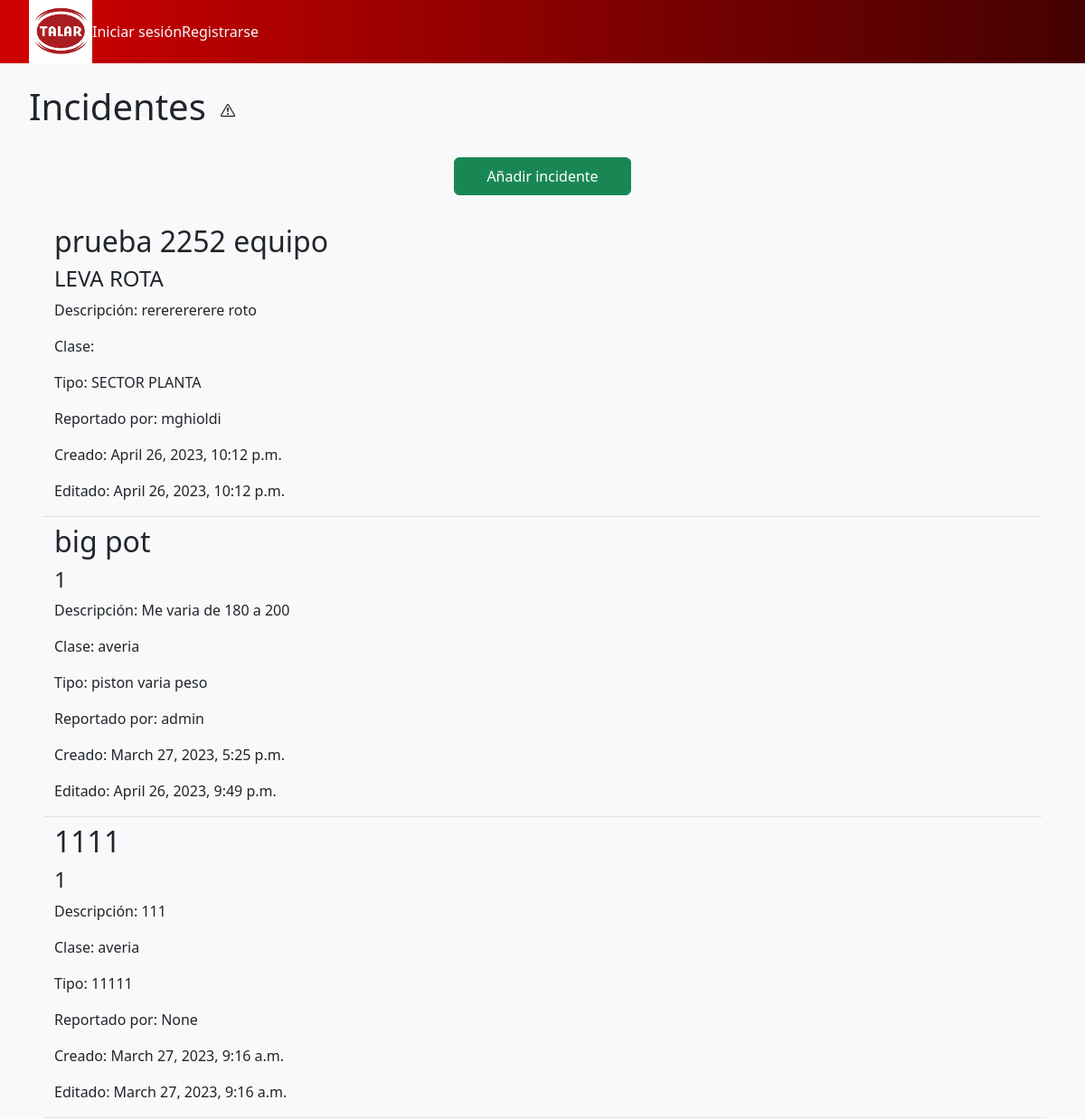
Before: /reportes/ (upper part) with the older database file.
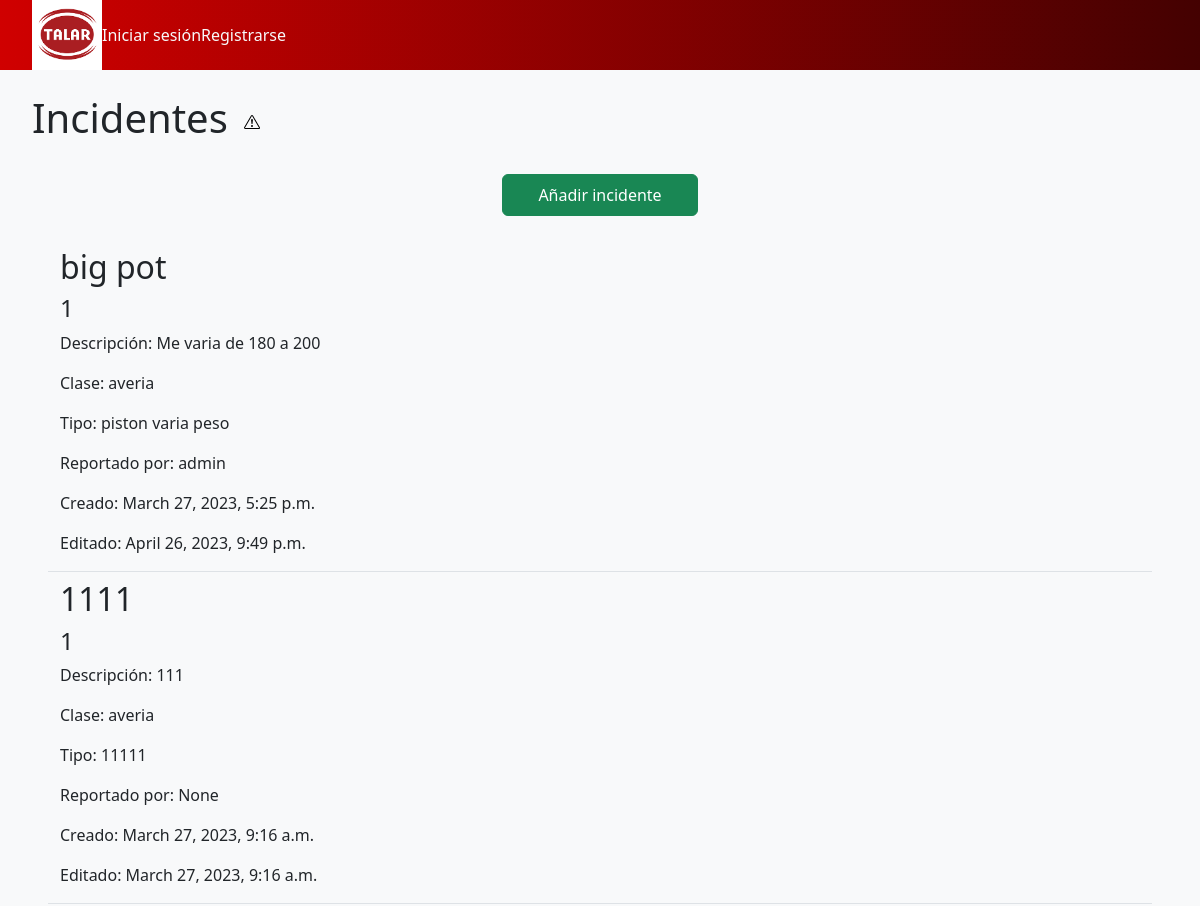
After: the same page with the newer database file.
### base/models.py (models this page shows, shortened)
class Reporte(models.Model):
    updated = models.DateTimeField(auto_now=True)
    created = models.DateTimeField(auto_now_add=True)
    titulo = models.CharField(max_length=200)
    ubicacion = models.CharField(max_length=200)
    equipo = models.CharField(max_length=200)
    clase = models.CharField(max_length=200)
    tipo = models.CharField(max_length=200)
    descripcion = models.TextField()
    user = models.ForeignKey(User, null=True, on_delete=models.SET_NULL)

### base/views.py (the view)
# urls.py: path('reportes/', views.reportes),
def reportes(request):
    lista_incidentes = Reporte.objects.order_by('-created')
    return render(request, "reportes.html", {"incidentes": lista_incidentes})

### templates/reportes.html (shortened to what this page needs)
{% extends 'layouts/main.html' %} {%block content%}
<div>
    <div class="mx-4 pt-4 d-flex">
        <h1 class="mx-2">Incidentes</h1>
        <img class="mx-2" src="../static/images/incidente-logo.svg" alt="incidente-logo">
    </div>
    <div class="container-fluid pt-4 d-flex justify-content-center">
        <a class="btn btn-success mx-5 mb-4 py-2 col-2" href="../reporte/"> Añadir incidente </a>
    </div>
    {% for i in incidentes %}
    <div class="mx-5 my-2 border-bottom row d-flex">
        <div>
            <h2>{{i.equipo}}<h2>
            <h4>{{i.titulo}}</h4>
            <p>Descripción: {{i.descripcion}}</p>
            <p>Clase: {{i.clase}}</p>
            <p>Tipo: {{i.tipo}}</p>
            <p>Reportado por: {{i.user}}</p>
            <p>Creado: {{i.created}}</p>
            <p>Editado: {{i.updated}}</p>
        </div>
    </div>
    {% endfor %} {%endblock%}

Changed rows visible on the page:
removed Reporte: equipo "prueba 2252 equipo", titulo "LEVA ROTA", descripcion "rererererere roto", tipo "SECTOR PLANTA", user "mghioldi", created "April 26, 2023, 10:12 p.m.", updated "April 26, 2023, 10:12 p.m."
